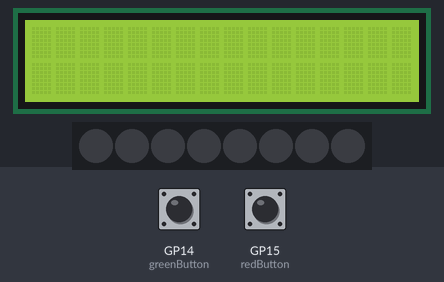
Bench run of a program on a simulated Raspberry Pi Pico running MicroPython. On the bench: 16×2 character LCD, 8 RGB LEDs in strip order, left to right. The inputs (shaded band) are chosen by the test bench; at power-on: GP14 (greenButton) LOW, GP15 (redButton) LOW. Dim RGB values are drawn brighter than linear.

Above: at 1.7 s.
1.8 s: GP14 (greenButton) pulled HIGH for 0.15 s
At 1.91 s:
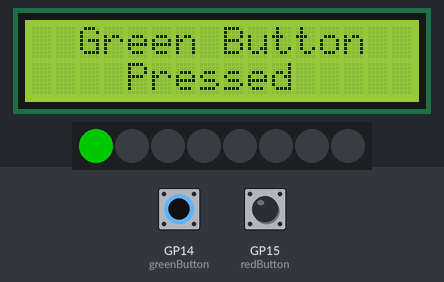
At 9.4 s:
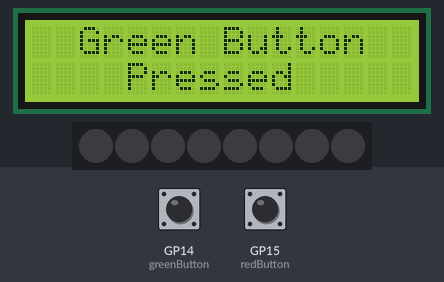
Timing chart, 0 to 10.9 s (numbered marks = the images above; inputs shaded):
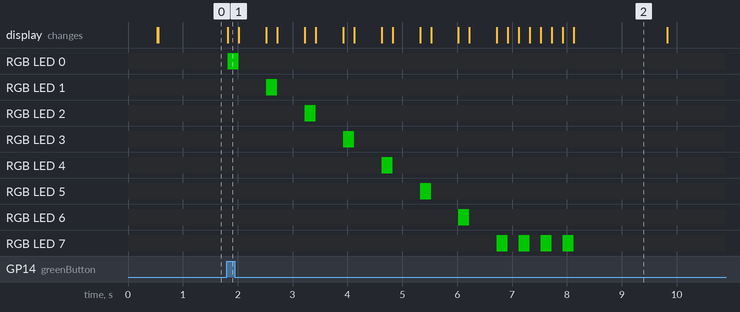

The program:

RGB.py
```python
from machine import I2C, Pin
from pico_i2c_lcd import I2cLcd
import time
import neopixel
"""
From the 1602A LCD Datasheet. The I2C 1602 LCD module is a 2 line by 16 character display interfaced to an I2C daughter board.
Specifications: 2 lines by 16 characters
I2C Address Range: 0x20 to 0x27 (Default=0x27, addressable)
Operating Voltage: 5 Vdc
Contrast: Adjustable by potentiometer on I2C interface
Size: 80mm x 36mm x 20 mm
Viewable area: 66mm x 16mm

Drivers provided by https://www.circuitschools.com/
Note: Adjust the potentiometer when you do not see any characters on the display
"""

time.sleep(0.5)
i2c = I2C(0, sda=Pin(0), scl=Pin(1), freq=400000)
I2C_ADDR = i2c.scan()[0]
lcd = I2cLcd(i2c, I2C_ADDR, 2, 16)

redButton = Pin(15, Pin.IN, pull=Pin.PULL_DOWN)
greenButton = Pin(14, Pin.IN, pull=Pin.PULL_DOWN)
np = neopixel.NeoPixel(machine.Pin(13), 8)


def redLed():
    for i in range(7):
        np[i] = (255, 0, 0)
        np.write()
        time.sleep(0.2)
        np[i] = (0, 0, 0)
        np.write()
        time.sleep(0.5)

    for i in range(4):
        np[7] = (255, 0, 0)
        np.write()
        time.sleep(0.2)
        np[7] = (0, 0, 0)
        np.write()
        time.sleep(0.2)

def greenLed():
    for i in range(7):
        np[i] = (0, 100, 0)
        np.write()
        time.sleep(0.2)
        np[i] = (0, 0, 0)
        np.write()
        time.sleep(0.5)

    for i in range(4):
        np[7] = (0, 100, 0)
        np.write()
        time.sleep(0.2)
        np[7] = (0, 0, 0)
        np.write()
        time.sleep(0.2)

def red():
    lcd.move_to(3, 0)
    lcd.putstr("Red Button")
    lcd.move_to(4, 1)
    lcd.putstr("Pressed")
    redLed()
    time.sleep(1.5)
    lcd.clear()

def green():
    lcd.move_to(2, 0)
    lcd.putstr("Green Button")
    lcd.move_to(4, 1)
    lcd.putstr("Pressed")
    greenLed()
    time.sleep(1.5)
    lcd.clear()

while True:
    if redButton.value() == 1:
        red()
    if greenButton.value() == 1:
        green()
```

Measured:
- after the input at 1.8 s, RGB LED 0: off → RGB(0, 100, 0) at once, → off 0.20 s later; RGB LED 1: off → RGB(0, 100, 0) after 0.72 s, → off 0.20 s later
